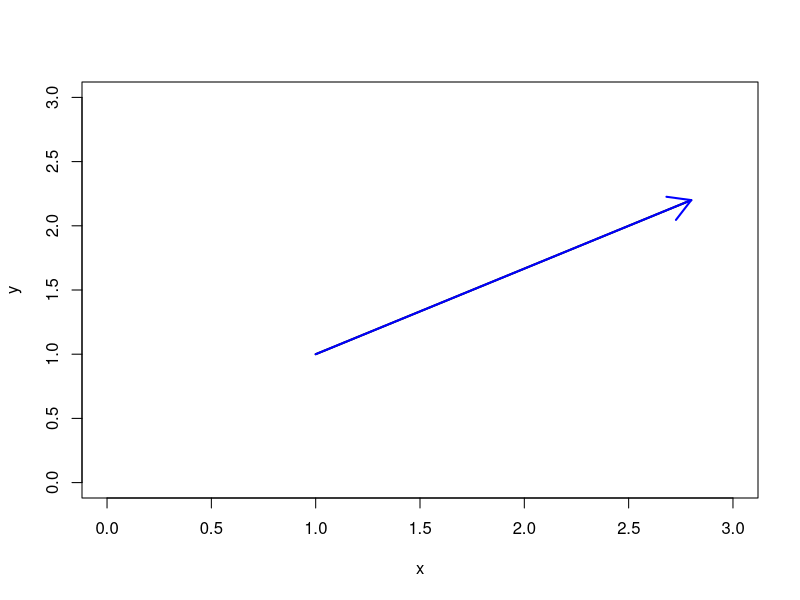

Here is the R script that generated this plot:
# Examples of vectors
# NB! You have to plot something before you can plot vectors
x <- c(1,2.8)
y <- c(1,2.2)
plot(x,y,type='l',xlim=c(0,3),ylim=c(0,3),lwd=2)
# to change into a vector use a function called arrows
arrows(1,1,2.8,2.2,lwd=2,col='blue')
#can also use this syntax: arrows(x[1],y[1],x[2],y[2])